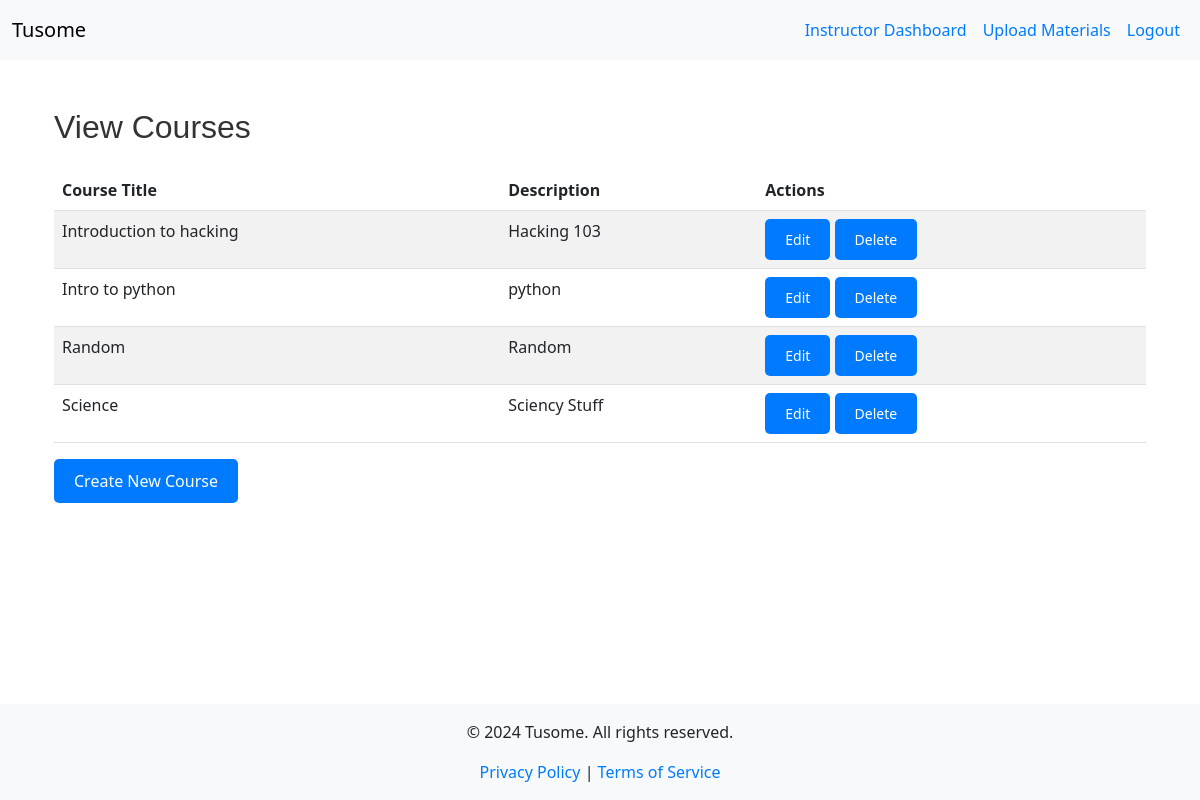
Screenshot of /instructor/view_courses (signed in) with the database file from the repository.
### models.py (models this page shows)
class Course(db.Model):
    id = db.Column(db.Integer, primary_key=True)
    title = db.Column(db.String(200), nullable=False)
    description = db.Column(db.Text, nullable=False)
    is_featured = db.Column(db.Boolean, default=False)
    instructor_id = db.Column(db.Integer, db.ForeignKey('instructor.id'), nullable=False)
    instructor = db.relationship('Instructor', back_populates='courses')
    lessons = db.relationship('Lesson', back_populates='course', lazy=True)
    quizzes = db.relationship('Quiz', back_populates='course', lazy=True)
    materials = db.relationship('CourseMaterial', back_populates='course', lazy=True)
    enrollments = db.relationship('Enrollment', back_populates='course', lazy=True)
    submissions = db.relationship('Submission', back_populates='course', lazy=True)

### app.py (the view)
@app.route('/instructor/view_courses')
@role_required(RoleEnum.INSTRUCTOR)
def view_courses():
    instructor = current_user.instructor
    if not instructor:
        flash('Instructor profile not found.', 'danger')
        return redirect(url_for('index'))
    courses = instructor.courses  # Access the related courses
    return render_template('view_courses.html', courses=courses)

### app.py (called while the page is built)
@app.context_processor
def inject_current_year():
    return {'current_year': datetime.utcnow().year}

@login_manager.user_loader
def load_user(user_id):
    return User.query.get(int(user_id))

@app.context_processor
def inject_roleenum():
    return dict(RoleEnum=RoleEnum)

def role_required(role):
    def decorator(f):
        @wraps(f)
        @login_required  # Ensure the user is logged in
        def decorated_function(*args, **kwargs):
            if current_user.role != role:
                flash('Access denied.', 'danger')
                return redirect(url_for('index'))
            return f(*args, **kwargs)
        return decorated_function
    return decorator

### templates/view_courses.html (shortened to what this page needs)
{% extends "base.html" %}
{% block content %}
<div class="container">
    <h2 class="my-4">View Courses</h2>
    <table class="table table-striped">
        <thead>
            <tr>
                <th>Course Title</th>
                <th>Description</th>
                <th>Actions</th>
            </tr>
        </thead>
        <tbody>
            {% for course in courses %}
            <tr>
                <td>{{ course.title }}</td>
                <td>{{ course.description }}</td>
                <td>
                    <a href="{{ url_for('edit_course', course_id=course.id) }}" class="btn btn-warning btn-sm">Edit</a>
                    <a href="{{ url_for('delete_course', course_id=course.id) }}" class="btn btn-danger btn-sm">Delete</a>
                </td>
            </tr>
            {% endfor %}
        </tbody>
    </table>
    <a href="{{ url_for('create_course') }}" class="btn btn-primary">Create New Course</a>
</div>
{% endblock %}

### static/css/style.css (style rules this page uses)
.btn { padding: 10px 20px; border: none; border-radius: 5px; color: white; background-color: #007BFF; text-decoration: none; display: inline-block; transition: background-color 0.3s; }
h1, h2, h3 { color: #333; font-family: 'Arial', sans-serif; }
a { color: #007BFF; text-decoration: none; }
.btn-primary { background-color: #007BFF; border-color: #007BFF; }
html, body { height: 100%; margin: 0; }
body { display: flex; flex-direction: column; }

### templates/base.html (style rules this page uses)
html, body { height: 100%; margin: 0; }
body { display: flex; flex-direction: column; }

### rows the page displays
Course: title "Introduction to hacking", description "Hacking 103"
Course: title "Intro to python", description "python"
Course: title "Random", description "Random"
Course: title "Science", description "Sciency Stuff"
